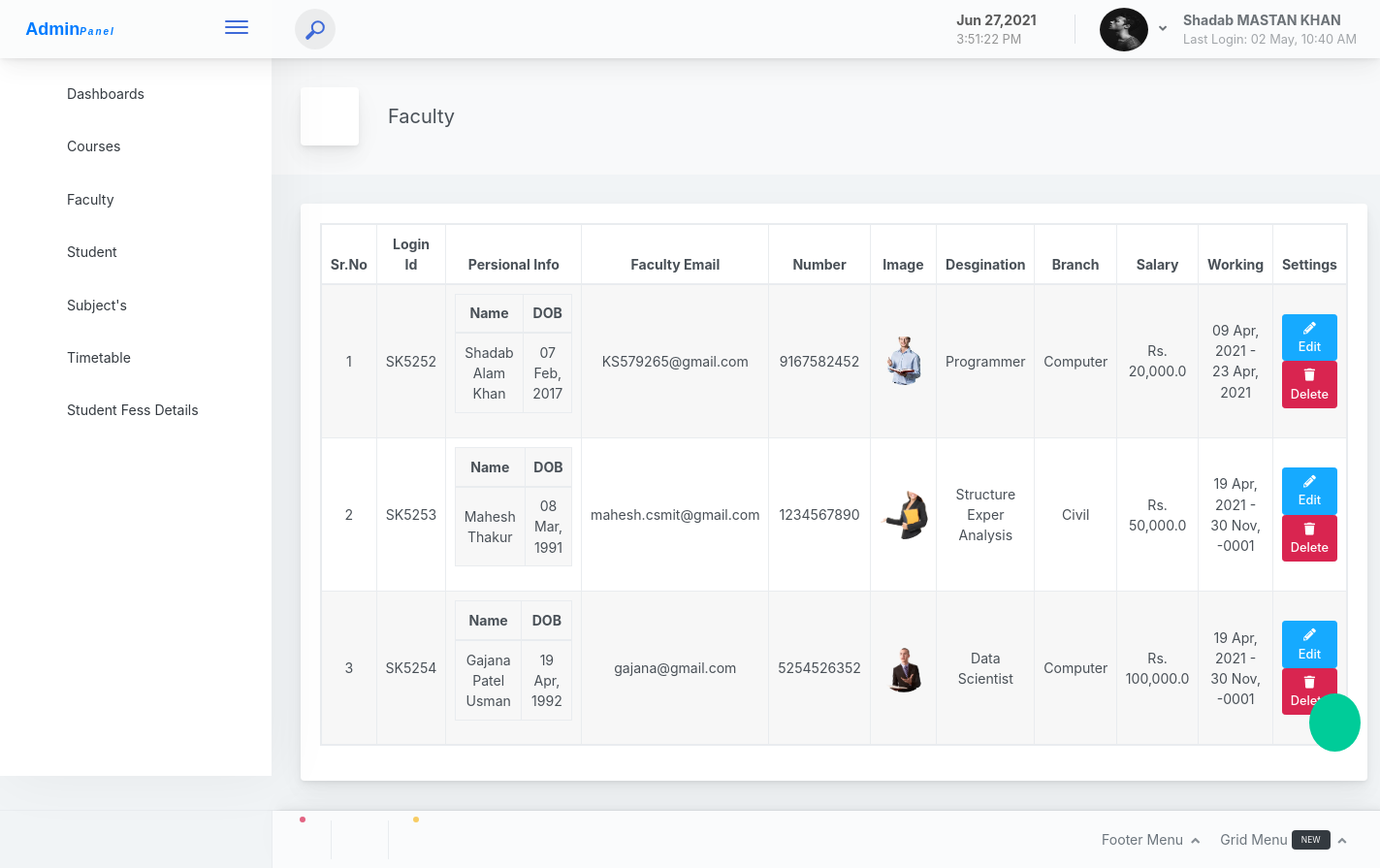
The page /admin_mode/faculty?action=viewall (signed in) on the database as committed earlier.
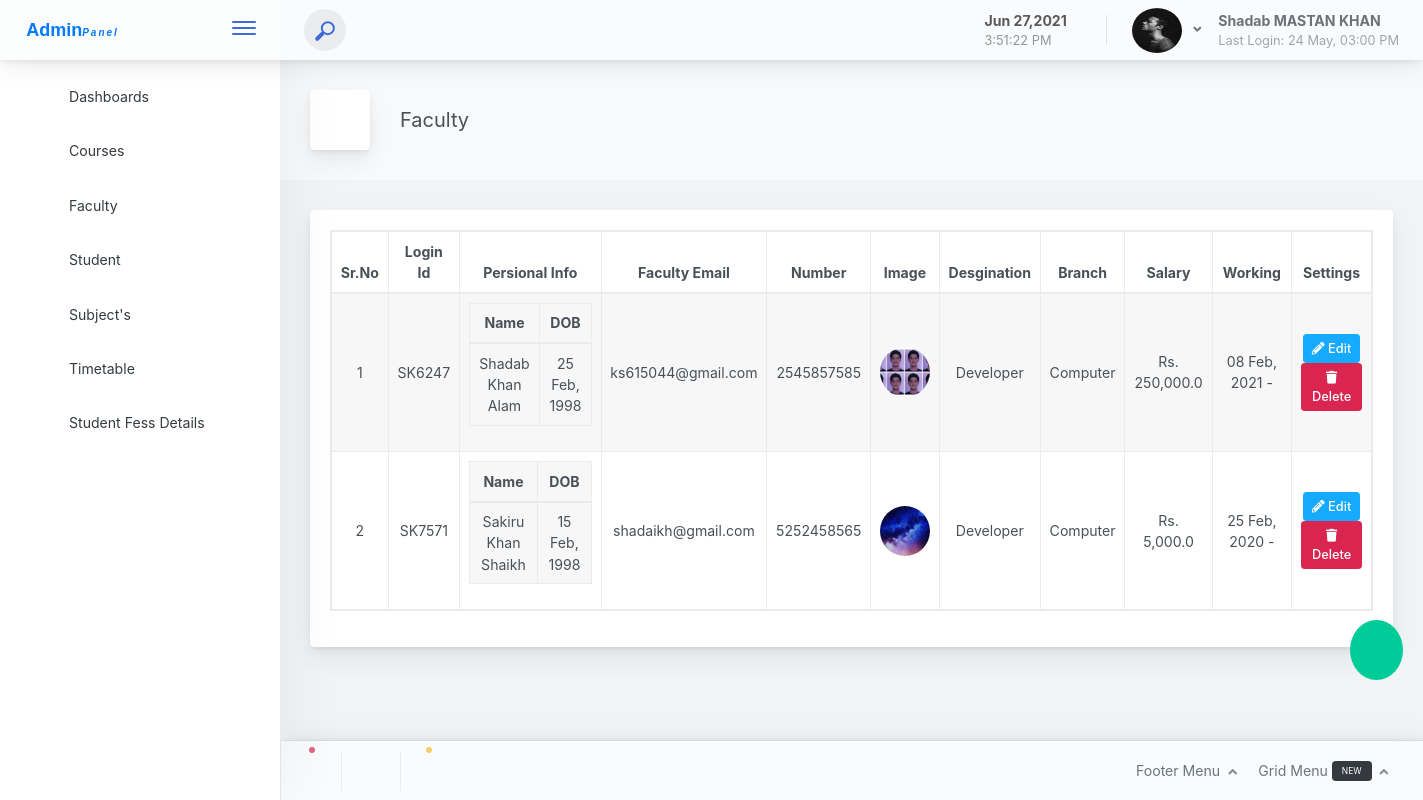
The same page on the database as committed later.
### tables this page shows
CREATE TABLE `admin_mode` (
  `id` int(11) NOT NULL,
  `fullname` varchar(255) NOT NULL,
  `admin_email` varchar(255) NOT NULL,
  `admin_number` varchar(255) NOT NULL,
  `admin_picture` varchar(255) NOT NULL,
  `admin_login_id` varchar(10) NOT NULL,
  `admin_password` varchar(255) NOT NULL,
  `admin_address` text NOT NULL,
  `admin_last_login` varchar(255) NOT NULL,
  `admin_dob` date NOT NULL,
  `admin_status` int(11) NOT NULL,
  `admin_added_on` datetime NOT NULL,
  `admin_retirement_date` varchar(50) NOT NULL,
  `admin_reset_password_code` int(11) NOT NULL,
  `new_login_admin` int(11) NOT NULL
);

CREATE TABLE `faculty_login` (
  `id` int(11) NOT NULL,
  `faculty_login_id` varchar(255) NOT NULL,
  `first_name` varchar(255) NOT NULL,
  `middle_name` varchar(255) NOT NULL,
  `last_name` varchar(255) NOT NULL,
  `faculty_alias` varchar(5) NOT NULL,
  `faculty_email` varchar(255) NOT NULL,
  `mb_number` varchar(10) NOT NULL,
  `faculty_image` varchar(255) NOT NULL,
  `password` varchar(255) NOT NULL,
  `dob` date NOT NULL,
  `desgination` varchar(255) NOT NULL,
  `branch_id` int(11) NOT NULL,
  `salary` int(11) NOT NULL,
  `joining_date` date NOT NULL,
  `leaving_date` varchar(255) NOT NULL,
  `reset_password_code_faculty` int(20) NOT NULL,
  `new_login_faculty` int(11) NOT NULL DEFAULT '0',
  `status` int(11) NOT NULL
);

CREATE TABLE `branch` (
  `id` int(11) NOT NULL,
  `branch_name` varchar(255) NOT NULL,
  `status` int(11) NOT NULL,
  `branch_code` varchar(10) NOT NULL,
  `academic_pattern` varchar(10) NOT NULL,
  `no_of_sem_year` int(11) NOT NULL
);

### admin_mode/session.php (called while the page is built, shortened)
<?php
require '../reuseable_files/database.inc.php';
if(isset($_SESSION['ADMINID'])){
	$sql = "SELECT * FROM admin_mode where id = '".$_SESSION['ADMINID']."'";
	$res = mysqli_query($con,$sql);
	$admin_login = mysqli_fetch_assoc($res);
}

### admin_mode/faculty.php (the view, shortened to what the rows shown need)
<?php
require 'admin_resuse_files/header.php';
?>
<div class="app-main__outer">
<div class="app-main__inner" >
<?php
if (isset($_GET['action']) && $_GET['action']!=''  && $_GET['action']=='viewall') {
?>
				<div class="main-card mb-3 card table-responsive">
                        <div class="card-body">
                            <table style="width: 100%;" id="example" class="   table-responsive table table-hover text-center table-striped table-bordered"><thead>
								<tr>
                                    <th width="2%">Sr.No</th>
                                    <th width="5%">Login Id</th>
                                    <th width="20%">Persional Info</th>
                                    <th width="5%">Faculty Email</th>
                                    <th width="10%">Number</th>
                                    <th width="5%">Image</th>
                                    <th width="5%">Desgination</th>
                                    <th width="5%">Branch</th>
                                    <th width="10%">Salary</th>
                                    <th width="15%">Working</th>
                                    <th width="20%">Settings</th>
                                </tr>
                             </thead>
                              <tbody>
                              	<?php
								$res = mysqli_query($con, "SELECT *,faculty_login.id as fid FROM `faculty_login` LEFT JOIN branch ON faculty_login.branch_id = branch.id");
								if (mysqli_num_rows($res) >0) {
									foreach ($res as $key => $value) {
										$key+=1;
										?><tr>
				                                <td><?= $key ?></td>
				                                <td><?= $value['faculty_login_id']?></td>
				                                <td>
					                                <table class="table  text-center table-striped">
					                                	<thead>
					                                		<tr>
					                                			<th>Name</th>
					                                			<th>DOB</th>
					                                		</tr>
					                                	</thead>
					                                	<tbody>
						                                	<tr>
							                                	<td><?= $value['first_name'].' '.$value['middle_name'].' '.$value['last_name']?></td>
							                                	<td><?= date('d M, Y', strtotime($value['dob'])) ?></td>
							                                </tr>
						                                </tbody>
					                                </table>
				                            	</td>
				                                <td> <?= $value['faculty_email'] ?></td>
				                                <td> <?= $value['mb_number'] ?></td>
				                                <td><?php
				                                if ($value['faculty_image'] != '') {
				                                	?>
													<a href="<?= FRONT_SITE_IMAGE_TEACHER.'/'.$value['faculty_image'] ?>" target="_blank">
							                          <img src="<?= FRONT_SITE_IMAGE_TEACHER.'/'.$value['faculty_image'] ?>"  style="width: 50px;height: 50px;object-fit: cover;object-position: center;border-radius: 50%;">
							                         </a>
				                                	<?php
				                                }else{
				                                	?>
				                                		<i class="pe-7s-add-user" style="font-size: 30px"></i>
				                                	<?php
				                                }
				                                ?> </td>
				                                <td> <?= $value['desgination'] ?></td>
				                                <td> <?= $value['branch_name'] ?></td>
				                                <td> Rs. <?= number_format($value['salary'],1) ?></td>
				                                <td> <?= date('d M, Y', strtotime($value['joining_date'])) ?> - <?php
				                                if ($value['leaving_date'] != '') {
				                                	echo date('d M, Y', strtotime($value['leaving_date']));
				                                }else{
				                                }
				                                 ?></td>
				                                <td>
						                          <a class="btn btn-info btn-sm" href="faculty?action1=new_faculty&id=<?= $value['faculty_email'] ?>">
						                              <i class="fas fa-pencil-alt">
						                              </i>
						                              Edit
						                          </a>
						                          <a class="btn btn-danger btn-sm" href="javascript:void(0)" onclick="remove_course('<?php echo $value['first_name'] ?>','<?php echo $value['middle_name'] ?>', '<?php echo $value['last_name'] ?>','<?= $value['faculty_email']?>')">
						                              <i class="fas fa-trash">
						                              </i>
						                              Delete
						                          </a>
				                                </td>
				                            </tr>
										<?php
									}
								}
                              	?>
                              </tbody>
                          </table>
                        </div>
                </div>
<?php
}
else{
redirect(FRONT_SITE_PATH_ADMIN);
}
?>
<?php
require 'admin_resuse_files/footer.php';
?>

### admin_mode/admin_resuse_files/header.php (shortened to what the rows shown need)
<?php
require 'session.php';
?>
<!doctype html>
<html lang="en">
<head>
<link rel="stylesheet" type="text/css" href="https://cdnjs.cloudflare.com/ajax/libs/font-awesome/5.15.3/css/all.min.css">
<link rel="stylesheet" href="https://cdn.jsdelivr.net/npm/pixeden-stroke-7-icon@1.2.3/pe-icon-7-stroke/dist/pe-icon-7-stroke.min.css">
<link rel="stylesheet" type="text/css" href="http://code.ionicframework.com/ionicons/2.0.1/css/ionicons.min.css">
<link rel="stylesheet" href="https://cdn.linearicons.com/free/1.0.0/icon-font.min.css">
<link href="<?php echo FRONT_SITE_PATH ?>assets/css/main.d810cf0ae7f39f28f336.css" rel="stylesheet"></head>
<body>
    <div class="app-container app-theme-white body-tabs-shadow fixed-header fixed-sidebar fixed-footer">
        <div class="app-header header-shadow ">
              <div class="app-header__content">
                <div class="app-header-right">
                    <div class="header-btn-lg pr-0">
                        <div class="widget-content p-0">
                            <div class="widget-content-wrapper">
                                <div class="widget-content-left">
                                    <div class="btn-group">
                                        <a data-toggle="dropdown" aria-haspopup="true" aria-expanded="false" class="p-0 btn">
                                            <img width="50px" height="45px" class="rounded-circle" src="<?= FRONT_SITE_IMAGE_ADMIN.'/'.$admin_login['admin_picture'] ?>" alt="">
                                            <i class="fa fa-angle-down ml-2 opacity-8"></i>
                                        </a>
                                    </div>
                                </div>
                                <div class="widget-content-left  ml-3 header-user-info">
                                    <div class="widget-heading"> <?= $admin_login['fullname'] ?></div>
                                    <div class="widget-subheading"> <?php if ($admin_login['admin_last_login'] == '')  {
                                        echo 'Login First Time';
                                    }else {
                                        echo "Last Login: ".date("d M, h:i A",strtotime($admin_login['admin_last_login']));
                                    } ?></div>
                                </div>
                            </div>
                        </div>
                    </div>
                </div>
            </div>
        </div>
          <div class="app-main">

Rows that differ between the two databases and show on the page:
removed faculty_login: faculty_login "SK5252", first_name "Shadab", middle_name "Alam", last_name "Khan", dob "07 Feb, 2017", faculty_email "KS579265@gmail.com", mb_number "9167582452", faculty_image (picture), desgination "Programmer", branch.branch_name "Computer", salary "20,000.0", joining_date "09 Apr, 2021", leaving_date "23 Apr, 2021"
removed faculty_login: faculty_login "SK5253", first_name "Mahesh", middle_name "Thakur", dob "08 Mar, 1991", faculty_email "mahesh.csmit@gmail.com", mb_number "1234567890", faculty_image (picture), desgination "Structure Exper Analysis", branch.branch_name "Civil", salary "50,000.0", joining_date "19 Apr, 2021", leaving_date "30 Nov, -0001"
changed admin_mode "Shadab MASTAN KHAN": admin_last_login "02 May, 10:40 AM" → "24 May, 03:00 PM"
changed faculty_login: faculty_login "SK5254" → "SK6247"; first_name "Gajana" → "Shadab"; middle_name "Patel" → "Khan"; last_name "Usman" → "Alam"; dob "19 Apr, 1992" → "25 Feb, 1998"; faculty_email "gajana@gmail.com" → "ks615044@gmail.com"; mb_number "5254526352" → "2545857585"; faculty_image: a different picture; desgination "Data Scientist" → "Developer"; salary "100,000.0" → "250,000.0"; joining_date "19 Apr, 2021" → "08 Feb, 2021"; leaving_date "30 Nov, -0001" → (not shown)
added faculty_login: faculty_login "SK7571", first_name "Sakiru", middle_name "Khan", last_name "Shaikh", dob "15 Feb, 1998", faculty_email "shadaikh@gmail.com", mb_number "5252458565", faculty_image (picture), desgination "Developer", branch.branch_name "Computer", salary "5,000.0", joining_date "25 Feb, 2020"
